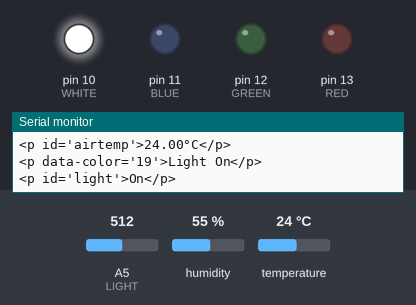
The sketch below on a simulated Arduino Uno, built with avr-gcc and run on an emulated ATmega328P. On the bench: output pins drawn as LEDs (lit = HIGH), the last lines printed to the serial monitor. The test bench sets the inputs (shaded band); at power-on: A5 (LIGHT) = 512, humidity 55 %, temperature 24 °C.

Above: at 4.9 s.
5.0 s: A5 (LIGHT) set to 449
11.6 s: A5 (LIGHT) set to 430
At 15.7 s:
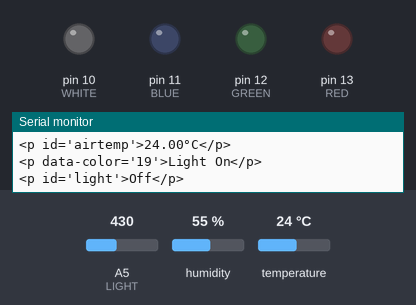
20.3 s: A5 (LIGHT) set to 450
At 24.3 s:
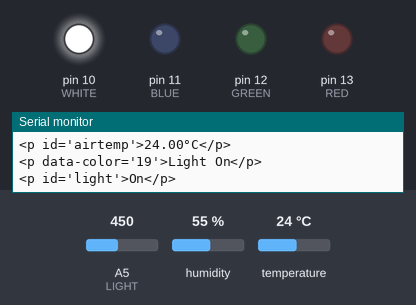
25.5 s: A5 (LIGHT) set to 306
At 31.7 s:
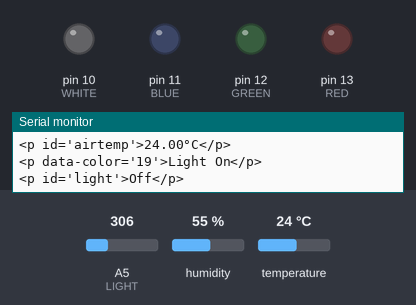
Timing chart, 0 to 33.2 s (numbered marks = the images above; inputs shaded):
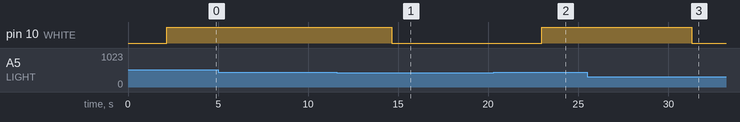

The sketch:

sketch_nov14a.ino
```cpp
#include "DHT.h"
#define DHTTYPE DHT11
#define DHTPIN 2
DHT dht(DHTPIN, DHTTYPE);

#define RED 13
#define GREEN 12
#define BLUE 11
#define WHITE 10
#define LIGHT A5

bool red=0;
bool green=0;
bool blue=0;
bool white=0;

void setup() {
  Serial.begin(9600);
  dht.begin();
  pinMode(RED, OUTPUT);
  digitalWrite(RED, LOW);
  pinMode(GREEN, OUTPUT);
  digitalWrite(GREEN, LOW);
  pinMode(BLUE, OUTPUT);
  digitalWrite(BLUE, LOW);
  pinMode(WHITE, OUTPUT);
  digitalWrite(WHITE, LOW);
  pinMode(LIGHT, INPUT);
}

void loop() {
  int lightLevel=analogRead(A5);
  delay(2000);
  // Reading temperature or humidity takes about 250 milliseconds!
  // Sensor readings may also be up to 2 seconds 'old' (its a very slow sensor)
  float h = dht.readHumidity();
  // Read temperature as Celsius (the default)
  float t = dht.readTemperature();
  // Read temperature as Fahrenheit (isFahrenheit = true)
  float f = dht.readTemperature(true);

  // Check if any reads failed and exit early (to try again).
  if (isnan(h) || isnan(t) || isnan(f)) {
    Serial.println(F("Failed to read from DHT sensor!"));
    return;
  }

  // Compute heat index in Fahrenheit (the default)
  float hif = dht.computeHeatIndex(f, h);
  // Compute heat index in Celsius (isFahreheit = false)
  float hic = dht.computeHeatIndex(t, h, false);
  Serial.println("<p id='humDC' data-color='60'>Humidity</p>");
  Serial.print("<p id='humidity'>");
  Serial.print(h);
  Serial.println("%</p>");
  Serial.println("<p data-color='60'>Air Temperature</p>");
  Serial.print("<p id='airtemp'>");
  Serial.print(t);
  Serial.println("°C</p>");
  Serial.println("<p data-color='19'>Light On</p>");
  Serial.print("<p id='light'>");
  if (lightLevel > 440) {
    digitalWrite(WHITE, HIGH);
    Serial.print("On");
  }
  else {
    digitalWrite(WHITE, LOW);
    Serial.print("Off");
  }
  Serial.println("</p>");
  Serial.println("");

  delay(2000);
}
```

Measured:
- the behaviour switches between 441 and 440 on A5 (LIGHT) (found by bisection; images 0 and 1)
- after the input at 11.6 s, pin 10 (WHITE): HIGH → LOW after 3.0 s
- after the input at 20.3 s, pin 10 (WHITE): LOW → HIGH after 2.7 s
- after the input at 25.5 s, pin 10 (WHITE): HIGH → LOW after 5.8 s
